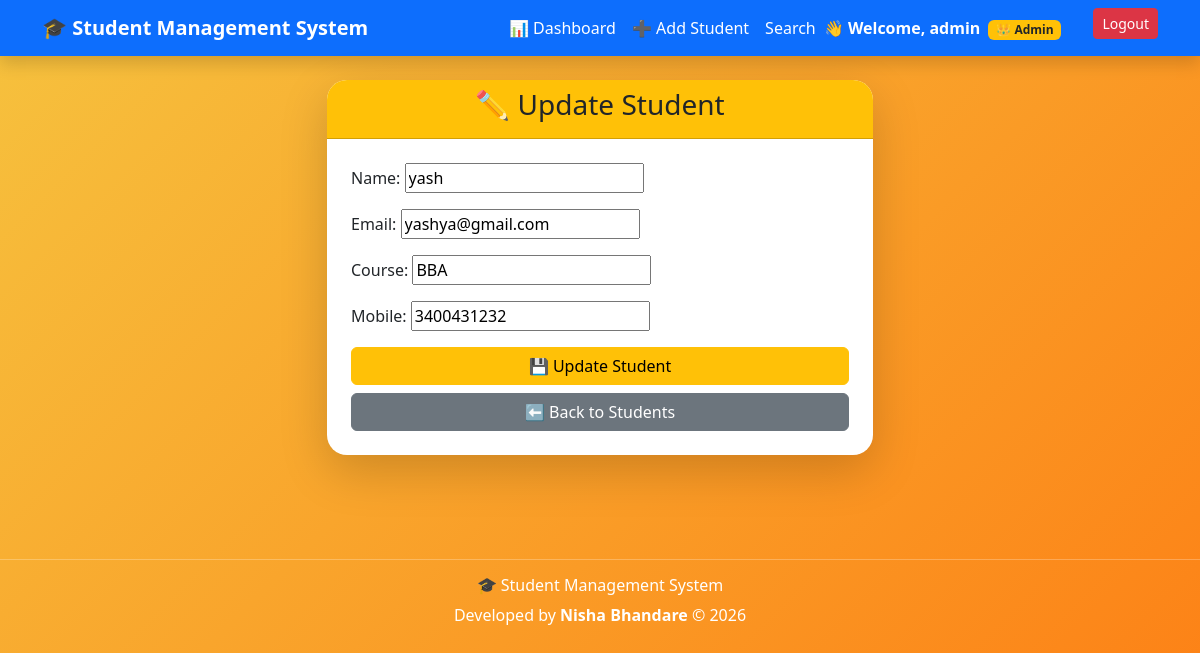
The page /Students/update/10/ (signed in) on the database its author committed.
### Students/models.py (models this page shows, shortened)
class Student(models.Model):
    name = models.CharField(max_length=100)
    email = models.EmailField()
    course = models.CharField(max_length=100)
    mobile = models.CharField(max_length=10)
    created_by = models.ForeignKey(
        User,
        on_delete=models.CASCADE,
        null=True,
        blank=True
    )

### Students/views.py (the view)
# urls.py: path('update/<int:id>/', views.update_student, name='update_student'),
@login_required(login_url='/login/')
def update_student(request, id):
    student = get_object_or_404(Student, id=id)
    form = StudentForm(request.POST or None, instance=student)
    if request.method == "POST":
        if form.is_valid():
            form.save()
            messages.success(request, "Student updated successfully ✔")
            return redirect('view_students')
    return render(request, "students/update_students.html", {"form": form})

### Students/forms.py
class StudentForm(forms.ModelForm):
    class Meta:
        model = Student
        fields = ['name', 'email', 'course', 'mobile']

### Students/templates/students/update_students.html (shortened to what this page needs)
{% extends 'base.html' %}
{% block content %}
<div class="row justify-content-center">
    <div class="col-md-6">
        <div class="card shadow-lg border-0">
            <div class="card-header bg-warning text-dark text-center">
                <h3>✏️ Update Student</h3>
            </div>
            <div class="card-body p-4">
                <form method="POST">
                    {{ form.as_p }}
                    <div class="d-grid gap-2 mt-3">
                        <button type="submit"
                                class="btn btn-warning">
                            💾 Update Student
                        </button>
                        <a href="{% url 'view_students' %}"
                           class="btn btn-secondary">
                            ⬅ Back to Students
                        </a>
                    </div>
                </form>
            </div>
        </div>
    </div>
</div>
{% endblock %}

### Students/templates_new/base.html (shortened to what this page needs)
{% load static %}
<!DOCTYPE html>
<html lang="en">
<head>
    <link href="https://cdn.jsdelivr.net/npm/bootstrap@5.3.7/dist/css/bootstrap.min.css" rel="stylesheet">
</head>
<body>
    <nav class="navbar navbar-expand-lg navbar-dark bg-primary shadow">
        <div class="container">
            <a class="navbar-brand fw-bold" href="{% url 'dashboard' %}">
                🎓 Student Management System
            </a>
            <div class="navbar-nav ms-auto">
                <a class="nav-link text-white" href="{% url 'dashboard' %}">
                    📊 Dashboard
                </a>
                <a class="nav-link text-white" href="{% url 'add_student' %}">
                    ➕ Add Student
                </a>
                <a class="nav-link text-white" href="{% url 'search_student' %}">
                    Search
                </a>
                {% if user.is_authenticated %}
                <span class="navbar-text text-white me-3 fw-bold">
                    👋 Welcome, {{ user.username }}
                    {% if user.is_superuser %}
                    <span class="badge bg-warning text-dark ms-1">
                        👑 Admin
                    </span>
                    {% else %}
                    <span class="badge bg-success ms-1">
                        👤 User
                    </span>
                    {% endif %}
                </span>
                {% endif %}
                {% if user.is_authenticated %}
                <form action="{% url 'logout' %}" method="post" class="ms-3">
                    <button class="btn btn-danger btn-sm">
                        Logout
                    </button>
                </form>
                {% endif %}
            </div>
        </div>
    </nav>
    <div class="container py-4">
        {% block content %}
        {% endblock %}
    </div>
    <footer class="text-center text-white py-3 mt-5">
        <hr class="text-white">
        <h6>🎓 Student Management System</h6>
        <p class="mb-0">
            Developed by <strong>Nisha Bhandare</strong> © 2026
        </p>
    </footer>
</body>
</html>

### Students/templates_new/base.html (style rules this page uses)
html, body { min-height: 100%; }
body { margin: 0; background: linear-gradient(135deg, #4e73df, #36b9cc); background-attachment: fixed; }
.card { transition: .3s; }

### Students/templates/students/update_students.html (style rules this page uses)
body { background: linear-gradient(135deg,#f6c23e,#fd7e14); min-height:100vh; }
.card { border:none; border-radius:20px; overflow:hidden; }

### rows shown on the page
Student: name "yash", email "yashya@gmail.com", course "BBA", mobile "3400431232"

### other values the page prints
{{ user.username }} "admin"
